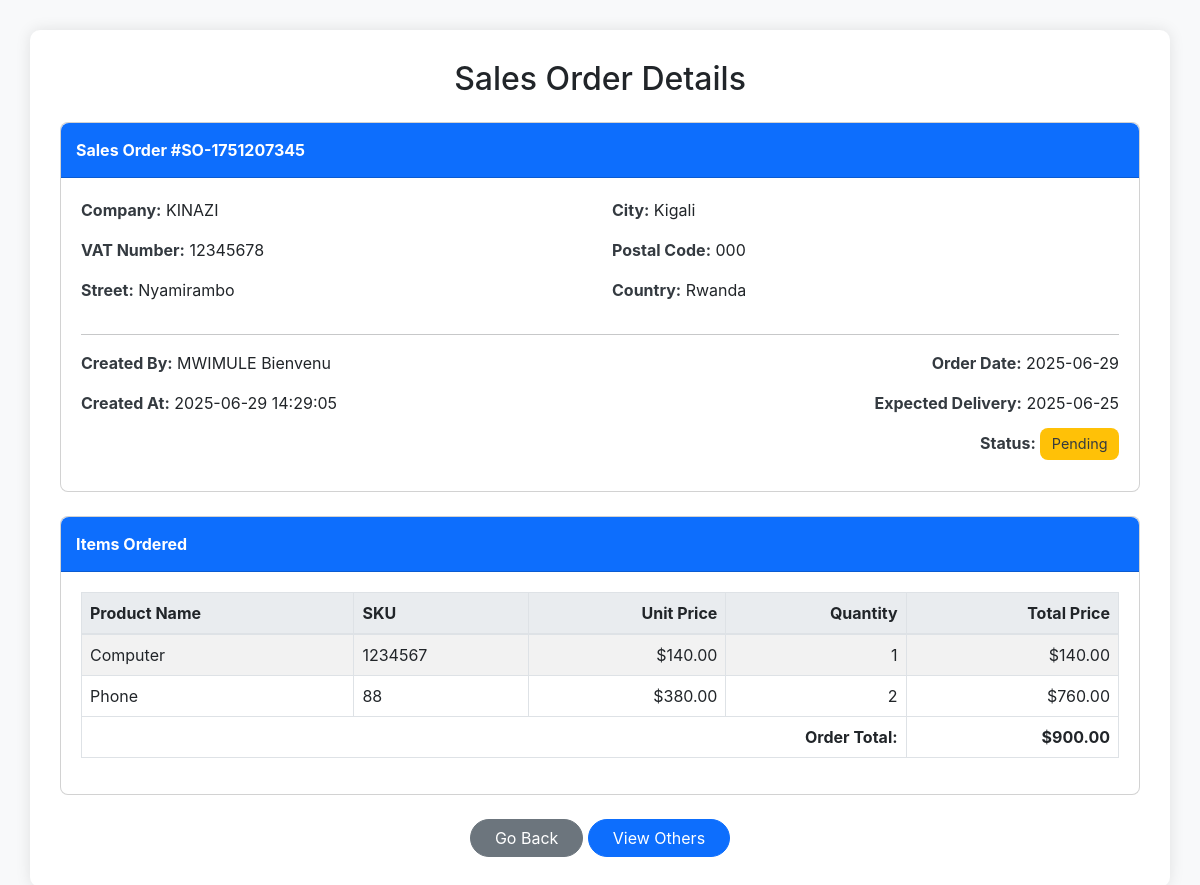
The page /edits/view_sales_order.php?order=SO-1751207345 (signed in) on the database its author committed.
### tables this page shows
CREATE TABLE `sales_orders` (
  `id` int(11) NOT NULL,
  `order_number` varchar(50) NOT NULL,
  `company` varchar(100) NOT NULL,
  `vat` varchar(50) DEFAULT NULL,
  `street` varchar(100) DEFAULT NULL,
  `city` varchar(50) DEFAULT NULL,
  `postal_code` varchar(20) DEFAULT NULL,
  `country` varchar(50) DEFAULT NULL,
  `total_amount` decimal(12,2) NOT NULL,
  `status` varchar(20) DEFAULT 'pending',
  `order_date` date DEFAULT curdate(),
  `delivery_date` date DEFAULT NULL,
  `created_by` int(11) NOT NULL,
  `created_at` timestamp NOT NULL DEFAULT current_timestamp()
);

CREATE TABLE `users` (
  `id` int(12) NOT NULL,
  `names` varchar(100) NOT NULL,
  `email` varchar(50) NOT NULL,
  `phone` int(14) NOT NULL,
  `password` varchar(300) NOT NULL,
  `role` varchar(12) NOT NULL,
  `otp` int(100) NOT NULL,
  `time` timestamp(6) NOT NULL DEFAULT current_timestamp(6) ON UPDATE current_timestamp(6)
);

CREATE TABLE `sales_order_items` (
  `id` int(11) NOT NULL,
  `order_id` int(11) NOT NULL,
  `product_id` int(11) DEFAULT NULL,
  `quantity` int(11) NOT NULL,
  `unit_price` decimal(10,2) NOT NULL,
  `total_price` decimal(12,2) NOT NULL
);

CREATE TABLE `products` (
  `id` int(11) NOT NULL,
  `name` varchar(100) NOT NULL,
  `category` varchar(100) DEFAULT NULL,
  `sku` varchar(50) DEFAULT NULL,
  `description` text DEFAULT NULL,
  `cost_price` decimal(10,2) DEFAULT 0.00,
  `price` decimal(10,2) NOT NULL,
  `quantity` int(11) NOT NULL DEFAULT 0,
  `low_stock` int(11) DEFAULT 5,
  `supplier` varchar(100) DEFAULT NULL,
  `image` varchar(255) DEFAULT NULL,
  `created_by` int(11) DEFAULT NULL,
  `created_at` timestamp NOT NULL DEFAULT current_timestamp()
);

### edits/view_sales_order.php (the view, shortened to what this page needs)
<?php
include_once "../config/config.php";
$order_number = mysqli_real_escape_string($conn, $_GET['order']);
$order_query = mysqli_query($conn, "
    SELECT so.*, u.names AS created_by_username
    FROM sales_orders so
    JOIN users u ON so.created_by = u.id
    WHERE so.order_number = '$order_number'
");
$order = mysqli_fetch_assoc($order_query);
$items_query = mysqli_query($conn, "
    SELECT
        soi.*,
        p.name AS product_name,
        p.description AS product_description,
        p.sku AS product_sku
    FROM sales_order_items soi
    JOIN products p ON soi.product_id = p.id
    WHERE soi.order_id = {$order['id']}
");
?>
<!DOCTYPE html>
<html lang="en">
<head>
    <link href="https://cdn.jsdelivr.net/npm/bootstrap@5.3.0/dist/css/bootstrap.min.css" rel="stylesheet">
</head>
<body>
    <div class="container">
        <h2 class="mb-4 text-center">Sales Order Details</h2>
        <div class="card mb-4 rounded-3">
            <div class="card-header">
                Sales Order #<?php echo htmlspecialchars($order['order_number']); ?>
            </div>
            <div class="card-body">
                <div class="row order-details">
                    <div class="col-md-6">
                        <p><strong>Company:</strong> <?php echo htmlspecialchars($order['company']); ?></p>
                        <p><strong>VAT Number:</strong> <?php echo htmlspecialchars($order['vat']); ?></p>
                        <p><strong>Street:</strong> <?php echo htmlspecialchars($order['street']); ?></p>
                    </div>
                    <div class="col-md-6">
                        <p><strong>City:</strong> <?php echo htmlspecialchars($order['city']); ?></p>
                        <p><strong>Postal Code:</strong> <?php echo htmlspecialchars($order['postal_code']); ?></p>
                        <p><strong>Country:</strong> <?php echo htmlspecialchars($order['country']); ?></p>
                    </div>
                </div>
                <hr>
                <div class="row order-details">
                    <div class="col-md-6">
                        <p><strong>Created By:</strong> <?php echo htmlspecialchars($order['created_by_username']); ?></p>
                        <p><strong>Created At:</strong> <?php echo htmlspecialchars($order['created_at']); ?></p>
                    </div>
                    <div class="col-md-6 text-end">
                        <p><strong>Order Date:</strong>
                            <?php echo htmlspecialchars($order['order_date']); ?>
                        </p>
                        <p><strong>Expected Delivery:</strong>
                            <?php echo $order['delivery_date'] ? htmlspecialchars($order['delivery_date']) : 'N/A'; ?>
                        </p>
                        <p><strong>Status:</strong>
                            <span class="status-badge status-<?php echo str_replace(' ', '_', strtolower(htmlspecialchars($order['status']))); ?>">
                                <?php echo htmlspecialchars(ucfirst($order['status'])); ?>
                            </span>
                        </p>
                    </div>
                </div>
            </div>
        </div>
        <div class="card mb-4 rounded-3">
            <div class="card-header">
                Items Ordered
            </div>
            <div class="card-body">
                <div class="table-responsive">
                    <table class="table table-bordered table-striped">
                        <thead>
                            <tr>
                                <th>Product Name</th>
                                <th>SKU</th>
                                <th class="text-right">Unit Price</th>
                                <th class="text-right">Quantity</th>
                                <th class="text-right">Total Price</th>
                            </tr>
                        </thead>
                        <tbody>
                            <?php while ($item = mysqli_fetch_assoc($items_query)) :
                            ?>
                                <tr>
                                    <td><?php echo htmlspecialchars($item['product_name']); ?></td>
                                    <td><?php echo htmlspecialchars($item['product_sku']); ?></td>
                                    <td class="text-right">$<?php echo number_format($item['unit_price'], 2); ?></td>
                                    <td class="text-right"><?php echo htmlspecialchars($item['quantity']); ?></td>
                                    <td class="text-right">$<?php echo number_format($item['total_price'], 2); ?></td>
                                </tr>
                            <?php endwhile; ?>
                        </tbody>
                        <tfoot>
                            <tr>
                                <th colspan="4" class="text-right">Order Total:</th>
                                <th class="text-right">$<?php echo number_format($order['total_amount'], 2); ?></th>
                            </tr>
                        </tfoot>
                    </table>
                </div>
            </div>
        </div>
        <div class="text-center">
            <a href="javascript:history.back()" class="btn btn-secondary rounded-pill px-4">Go Back</a>
            <a href="../edits/manage_sales_order.php" class="btn btn-primary rounded-pill px-4">View Others</a>
        </div>
    </div>
</body>
</html>

### edits/view_sales_order.php (style rules this page uses)
body { font-family: 'Inter', sans-serif; background-color: #f8f9fa; }
.container { margin-top: 30px; margin-bottom: 30px; background-color: #ffffff; padding: 30px; border-radius: 10px; box-shadow: 0 0 15px rgba(0, 0, 0, 0.1); }
.card-header { background-color: #0d6efd; color: white; font-weight: bold; border-radius: 8px 8px 0 0 !important; padding: 15px; }
.card-body { padding: 20px; }
.table thead th { background-color: #e9ecef; border-bottom: 2px solid #dee2e6; }
.order-details strong { color: #343a40; }
.text-right { text-align: right; }
.status-badge { font-size: 0.9em; padding: 0.5em 0.8em; border-radius: 0.5rem; text-transform: capitalize; }
.status-pending { background-color: #ffc107; color: #343a40; }

### rows shown on the page
sales_orders: order_number "SO-1751207345", company "KINAZI", vat "12345678", street "Nyamirambo", city "Kigali", postal_code "000", country "Rwanda", created_by.names "MWIMULE Bienvenu", created_at "2025-06-29 14:29:05", order_date "2025-06-29", delivery_date "2025-06-25", status "Pending", total_amount "900.00"
sales_order_items: product.name "Computer", product.sku "1234567", unit_price "140.00", quantity "1", total_price "140.00"
sales_order_items: product.name "Phone", product.sku "88", unit_price "380.00", quantity "2", total_price "760.00"
